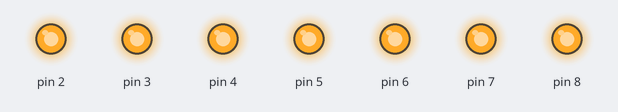
The sketch below on a simulated Arduino Uno, built with avr-gcc and run on an emulated ATmega328P. Parts: output pins drawn as LEDs (lit = HIGH).

Above: at 0.1 s.
Timing chart, 0 to 1.6 s (numbered marks = the images above):
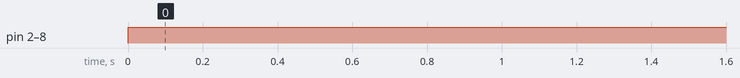

The sketch:

Aula_06_display_exibindo_8.ino
```cpp
void setup() {
  pinMode(2, OUTPUT);
  pinMode(3, OUTPUT);
  pinMode(4, OUTPUT);
  pinMode(5, OUTPUT);
  pinMode(6, OUTPUT);
  pinMode(7, OUTPUT);
  pinMode(8, OUTPUT);
}

void loop() {
   ///mostra o número 8
    digitalWrite(2, HIGH);
    digitalWrite(3, HIGH);
    digitalWrite(4, HIGH);
    digitalWrite(5, HIGH);
    digitalWrite(6, HIGH);
    digitalWrite(7, HIGH);
    digitalWrite(8, HIGH);
    delay(10000);
}
```

Measured:
- by itself, pin 2–8: LOW → HIGH at 0.00 s
